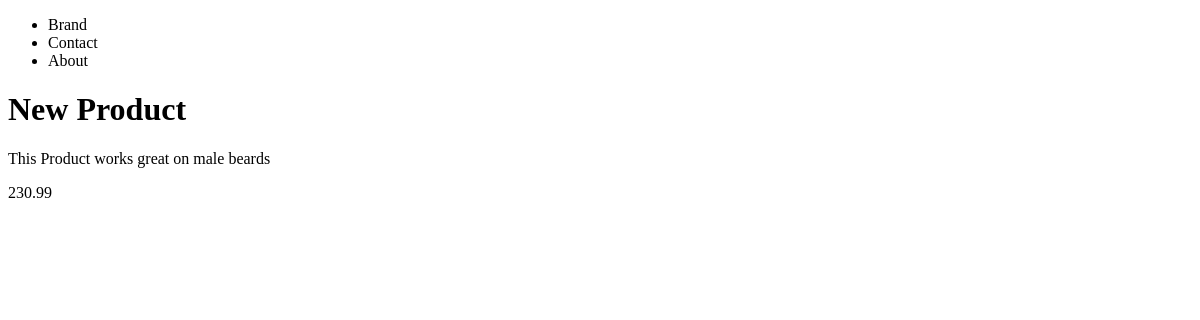
/product/, run on an earlier commit of the app's database.
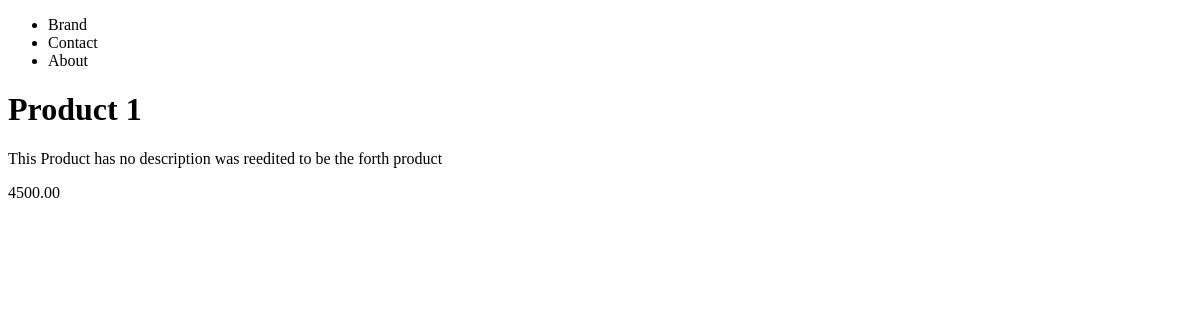
And on a later commit of the database.
### products/models.py (models this page shows, shortened)
class Product(models.Model):
    title       = models.CharField(max_length=120)
    description = models.TextField(blank=True,null=True)
    price       = models.DecimalField(decimal_places=2,max_digits=10000)
    summary     = models.TextField(blank=True,null=False)
    features    = models.BooleanField(default=True) #null=True Default=True when adding a new

### products/views.py (the view)
# urls.py: path('product/', product_detail_view),
def product_detail_view(request):
    obj = Product.objects.get(id=1)
    context = {
        'object': obj
    }
    return render(request, "products/product_details.html", context)

### products/templates/products/product_details.html
{% extends 'base.html' %}
{% block content %}
<h1>{{ object.title }}</h1>
<p>{{ object.description }}</p>
<p>{{ object.price}}</p>
{% endblock %}

### templates/base.html (shortened to what this page needs)
<!DOCTYPE html>
<html lang="en">
<head>
</head>
<body>
{% include 'navbar.html' %}
{% block content %}{% endblock %}
</body>
</html>

### templates/navbar.html
<nav>
    <ul>
        <li>Brand</li>
        <li>Contact</li>
        <li>About</li>
    </ul>
</nav>

What changed in the data, as far as the page shows it:
changed Product: title "New Product" → "Product 1"; description "This Product works great on male beards" → "This Product has no description was reedited to be the forth product"; price "230.99" → "4500.00"
